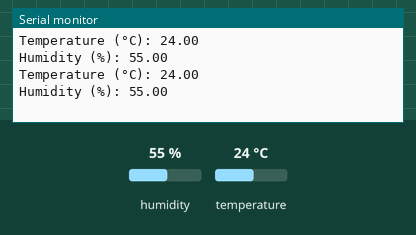
A sketch run on a simulated Arduino Uno, built with avr-gcc and run on an emulated ATmega328P. Shown: the last lines printed to the serial monitor. The test bench sets the inputs (shaded band); at power-on: humidity 55 %, temperature 24 °C.

Above: at 4.8 s.
4.9 s: humidity set to 22 %
At 7.3 s:
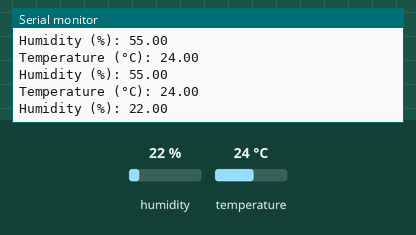
7.9 s: temperature set to 12 °C
At 8.5 s:
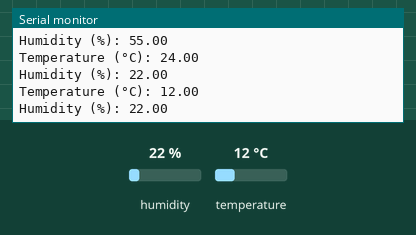
10.9 s: humidity set to 40 %
At 13.4 s:
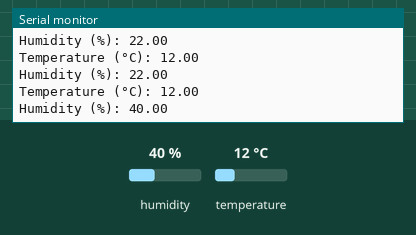
Timing chart, 0 to 14.9 s (numbered marks = the images above; inputs shaded):
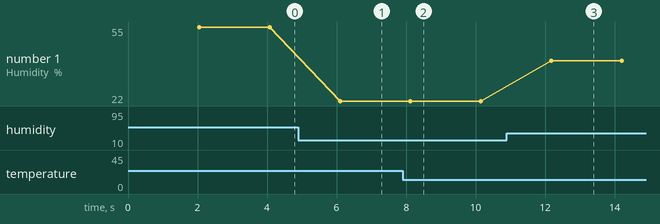

The sketch:

DHT11.ino
```cpp
#include <DHT.h>

#define DHTPIN A0 // Define the pin where your DHT11 is connected
#define DHTTYPE DHT11

DHT dht(DHTPIN, DHTTYPE);

void setup() {
  Serial.begin(9600);
  dht.begin();
}

void loop() {
  delay(2000); // Wait for 2 seconds between measurements

  float temperature = dht.readTemperature();
  float humidity = dht.readHumidity();

  Serial.print("Temperature (°C): ");
  Serial.println(temperature);
  Serial.print("Humidity (%): ");
  Serial.println(humidity);
}
```

Measured:
- after the input at 4.9 s, the serial monitor: prints a new line after 1.2 s (image 1)
- after the input at 7.9 s, the serial monitor: prints a new line after 0.20 s (image 2)
- after the input at 10.9 s, the serial monitor: prints a new line after 1.3 s (image 3)
- plotted number 1: 55 → 22 after the input at 4.9 s, 22 → 40 after the input at 10.9 s
